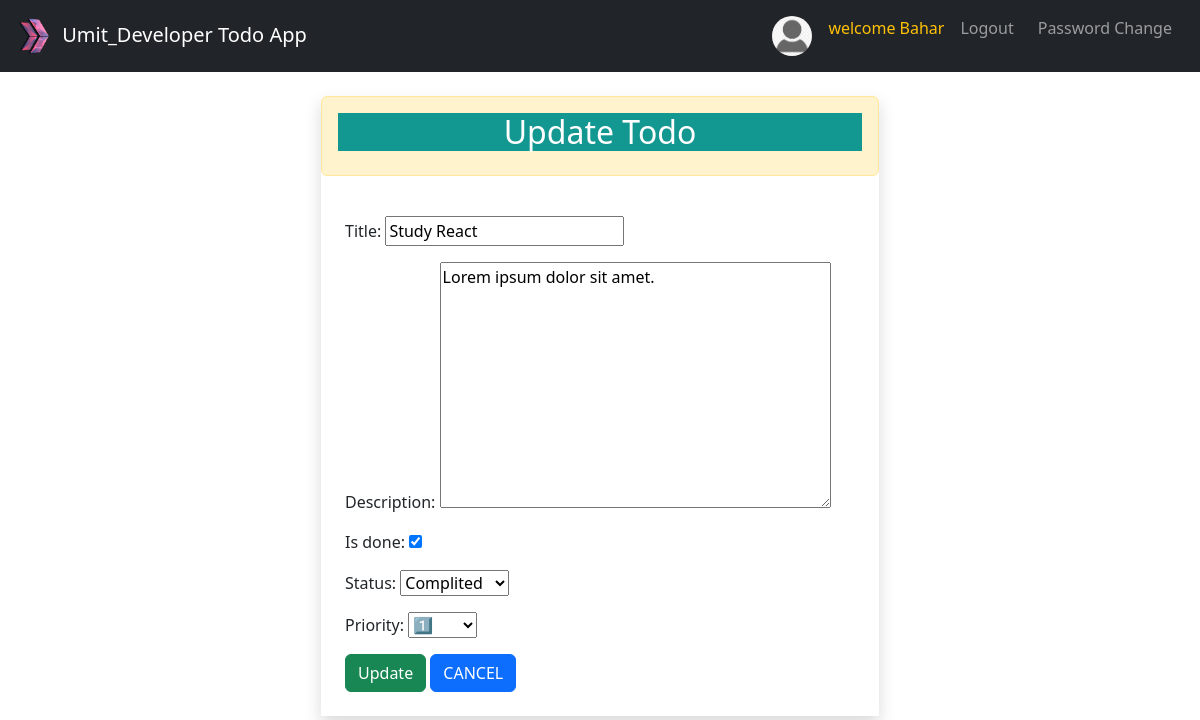
The page /update/29 (signed in) on the database its author committed.
### todo/models.py (models this page shows, shortened)
class Todo(models.Model):
    title = models.CharField(max_length=70)
    description = models.TextField()
    is_done = models.BooleanField(default=False)
    status = models.CharField(max_length=2, choices=status_choices)
    priority = models.CharField(max_length=2, choices=priority_choices)
    created_date = models.DateTimeField(auto_now_add=True)
    updated_date = models.DateTimeField(auto_now=True)
    user = models.ForeignKey(User, on_delete=models.CASCADE, blank=True, null=True)

### todo/views.py (the view)
# urls.py: path('update/<int:id>', todo_update, name='update'),
@login_required(login_url = 'user_login')
def todo_update(request, id):
    todo = Todo.objects.get(id=id)
    form = TodoForm(instance=todo)
    if request.method == 'POST':
        form = TodoForm(request.POST, instance=todo)
        if form.is_valid():
            form.save()
            messages.success(request, 'Todo updated successfully')
            return redirect('home')
    context = {
        'todo' : todo,
        'form' : form,
    }
    return render(request, "todo/todo_update.html", context)

### todo/forms.py
class TodoForm(forms.ModelForm):
    class Meta:
        model = Todo
        exclude = ('user',)

### todo/templates/todo/todo_update.html (shortened to what this page needs)
{% extends 'todo/base.html' %}
{% block content %}
<div class="container pt-4">
  <div class="col-lg-6 mx-auto p-0 shadow">
      <div class="alert alert-warning text-center">
          <h2>Update Todo</h2>
      </div>
      <div class="p-4 d-flex align-items-center">
          <form action="" method="post">
              {{ form.as_p }}
              <input type="submit" value="Update" class="btn btn-success" />
              <a href="{% url 'home' %}"><input type="button" value="CANCEL" class="btn btn-primary"></a>
          </form>
      </div>
  </div>
</div>
{% endblock content %}

### todo/templates/todo/base.html (shortened to what this page needs)
{% load static %}
<!DOCTYPE html>
<html lang="en">
<head>
    <link href="https://cdn.jsdelivr.net/npm/bootstrap@5.3.3/dist/css/bootstrap.min.css" rel="stylesheet">
    <link rel="stylesheet" href="{% static 'todo/css/stylee.css' %}">
</head>
<body>
    <nav class="navbar navbar-expand-lg navbar-dark bg-dark">
        <div class="container-fluid">
            <a class="navbar-brand" href="/">
                <img src="{% static 'todo/images/cw_logo.png' %}" alt="Hi!" width="45" height="45">
                Umit_Developer Todo App
            </a>
            {% if user.is_authenticated %}
            <div class="collapse navbar-collapse" id="navbarNav">
                <ul class="navbar-nav ms-auto">
                    <a class="nav-link" href="">
                        {% if profile.profile_pic %}
                            <img src="{{ profile.profile_pic.url }}" alt="Profil Resmi" class="rounded-circle" style="width: 40px; height: 40px;">
                        {% else %}
                            <img src="{% static 'users/images/avatar.png' %}" alt="Varsayılan Profil Resmi" class="rounded-circle" style="width: 40px; height: 40px;">
                        {% endif %}
                    </a>
                    <li class="nav-item">
                        <p class="nav-link text-warning" >welcome {{ user.username | capfirst }}</p>
                    </li>
                    <li class="nav-item">
                        <a href="#" class="nav-link btn btn-outline-secondary me-2" onclick="document.getElementById('logout-form').submit();">
                            Logout
                        </a>
                    </li>
                    <li class="nav-item">
                        <a class="nav-link btn btn-outline-secondary me-2" href="{% url 'password_change' %}">Password Change</a>
                    </li>
                </ul>
            </div>
            {% endif %}
        </div>
    </nav>
    {% block content %}
    {% endblock content %}
</body>
</html>

### todo/static/todo/css/stylee.css (style rules this page uses)
* { box-sizing: border-box; }
.navbar { background-color: cadetblue; }
.container { display: flex; justify-content: space-evenly; align-items: center; }
body { background-image: url(https://cdn.pixabay.com/photo/2017/01/24/03/53/plant-2004483__480.jpg); background-size: cover; background-repeat: no-repeat; }
textarea { max-width: 100%; }
h2 { background-color: #129791; color: #ffffff; }

### rows shown on the page
Todo: title "Study React", description "Lorem ipsum dolor sit amet.", is_done "☑", status "Complited", priority "1️⃣"

### other values the page prints
{{ user.username | capfirst }} "Bahar"
